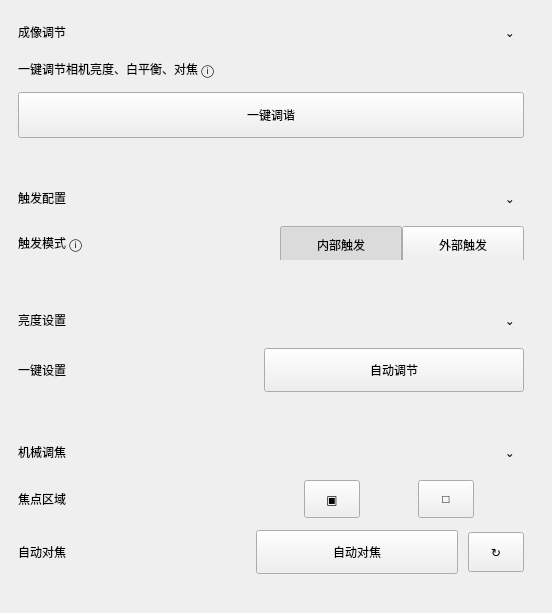
               <widget class="QWidget" name="basicParamsScrollContent">
                <property name="geometry">
                 <rect>
                  <x>0</x>
                  <y>0</y>
                  <width>552</width>
                  <height>613</height>
                 </rect>
                </property>
                <layout class="QVBoxLayout" name="verticalLayout_basicParamsContent">
                 <property name="spacing">
                  <number>10</number>
                 </property>
                 <property name="leftMargin">
                  <number>0</number>
                 </property>
                 <property name="topMargin">
                  <number>0</number>
                 </property>
                 <property name="rightMargin">
                  <number>10</number>
                 </property>
                 <property name="bottomMargin">
                  <number>0</number>
                 </property>
                 <item>
                  <widget class="QFrame" name="imagingAdjustCard">
                   <property name="frameShape">
                    <enum>QFrame::NoFrame</enum>
                   </property>
                   <property name="card" stdset="0">
                    <bool>true</bool>
                   </property>
                   <layout class="QVBoxLayout" name="verticalLayout_imagingAdjustCard">
                    <property name="spacing">
                     <number>14</number>
                    </property>
                    <property name="leftMargin">
                     <number>18</number>
                    </property>
                    <property name="topMargin">
                     <number>18</number>
                    </property>
                    <property name="rightMargin">
                     <number>18</number>
                    </property>
                    <property name="bottomMargin">
                     <number>18</number>
                    </property>
                    <item>
                     <widget class="QFrame" name="imagingAdjustCardHeaderFrame">
                      <property name="frameShape">
                       <enum>QFrame::NoFrame</enum>
                      </property>
                      <layout class="QHBoxLayout" name="horizontalLayout_imagingAdjustCardHeader">
                       <property name="spacing">
                        <number>0</number>
                       </property>
                       <property name="leftMargin">
                        <number>0</number>
                       </property>
                       <property name="topMargin">
                        <number>0</number>
                       </property>
                       <property name="rightMargin">
                        <number>0</number>
                       </property>
                       <property name="bottomMargin">
                        <number>0</number>
                       </property>
                       <item>
                        <widget class="QLabel" name="imagingAdjustCardTitleLabel">
                         <property name="text">
                          <string>成像调节</string>
                         </property>
                         <property name="cardTitle" stdset="0">
                          <bool>true</bool>
                         </property>
                        </widget>
                       </item>
                       <item>
                        <spacer name="horizontalSpacer_imagingAdjustCardHeader">
                         <property name="orientation">
                          <enum>Qt::Horizontal</enum>
                         </property>
                         <property name="sizeHint" stdset="0">
                          <size>
                           <width>40</width>
                           <height>20</height>
                          </size>
                         </property>
                        </spacer>
                       </item>
                       <item>
                        <widget class="QToolButton" name="imagingAdjustCardCollapseButton">
                         <property name="minimumSize">
                          <size>
                           <width>28</width>
                           <height>28</height>
                          </size>
                         </property>
                         <property name="text">
                          <string>⌄</string>
                         </property>
                         <property name="autoRaise">
                          <bool>true</bool>
                         </property>
                        </widget>
                       </item>
                      </layout>
                     </widget>
                    </item>
                    <item>
                     <widget class="QLabel" name="imagingAdjustHintLabel">
                      <property name="text">
                       <string>一键调节相机亮度、白平衡、对焦 ⓘ</string>
                      </property>
                      <property name="hint" stdset="0">
                       <bool>true</bool>
                      </property>
                     </widget>
                    </item>
                    <item>
                     <widget class="QPushButton" name="oneKeyTuneButton">
                      <property name="minimumSize">
                       <size>
                        <width>0</width>
                        <height>46</height>
                       </size>
                      </property>
                      <property name="text">
                       <string>一键调谐</string>
                      </property>
                      <property name="orangeButton" stdset="0">
                       <bool>true</bool>
                      </property>
                     </widget>
                    </item>
                   </layout>
                  </widget>
                 </item>
                 <item>
                  <widget class="QFrame" name="triggerConfigCard">
                   <property name="frameShape">
                    <enum>QFrame::NoFrame</enum>
                   </property>
                   <property name="card" stdset="0">
                    <bool>true</bool>
                   </property>
                   <layout class="QVBoxLayout" name="verticalLayout_triggerConfigCard">
                    <property name="spacing">
                     <number>14</number>
                    </property>
                    <property name="leftMargin">
                     <number>18</number>
                    </property>
                    <property name="topMargin">
                     <number>18</number>
                    </property>
                    <property name="rightMargin">
                     <number>18</number>
                    </property>
                    <property name="bottomMargin">
                     <number>18</number>
                    </property>
                    <item>
                     <widget class="QFrame" name="triggerConfigCardHeaderFrame">
                      <property name="frameShape">
                       <enum>QFrame::NoFrame</enum>
                      </property>
                      <layout class="QHBoxLayout" name="horizontalLayout_triggerConfigCardHeader">
                       <property name="spacing">
                        <number>0</number>
                       </property>
                       <property name="leftMargin">
                        <number>0</number>
                       </property>
                       <property name="topMargin">
                        <number>0</number>
                       </property>
                       <property name="rightMargin">
                        <number>0</number>
                       </property>
                       <property name="bottomMargin">
                        <number>0</number>
                       </property>
                       <item>
                        <widget class="QLabel" name="triggerConfigCardTitleLabel">
                         <property name="text">
                          <string>触发配置</string>
                         </property>
                         <property name="cardTitle" stdset="0">
                          <bool>true</bool>
                         </property>
                        </widget>
                       </item>
                       <item>
                        <spacer name="horizontalSpacer_triggerConfigCardHeader">
                         <property name="orientation">
                          <enum>Qt::Horizontal</enum>
                         </property>
                         <property name="sizeHint" stdset="0">
                          <size>
                           <width>40</width>
                           <height>20</height>
                          </size>
                         </property>
                        </spacer>
                       </item>
                       <item>
                        <widget class="QToolButton" name="triggerConfigCardCollapseButton">
                         <property name="minimumSize">
                          <size>
                           <width>28</width>
                           <height>28</height>
                          </size>
                         </property>
                         <property name="text">
                          <string>⌄</string>
                         </property>
                         <property name="autoRaise">
                          <bool>true</bool>
                         </property>
                        </widget>
                       </item>
                      </layout>
                     </widget>
                    </item>
                    <item>
                     <widget class="QFrame" name="basicTriggerFormFrame">
                      <property name="frameShape">
                       <enum>QFrame::NoFrame</enum>
                      </property>
                      <layout class="QGridLayout" name="gridLayout_basicTrigger">
                       <property name="leftMargin">
                        <number>0</number>
                       </property>
                       <property name="topMargin">
                        <number>0</number>
                       </property>
                       <property name="rightMargin">
                        <number>0</number>
                       </property>
                       <property name="bottomMargin">
                        <number>0</number>
                       </property>
                       <property name="horizontalSpacing">
                        <number>18</number>
                       </property>
                       <property name="verticalSpacing">
                        <number>12</number>
                       </property>
                       <item row="0" column="0">
                        <widget class="QLabel" name="triggerModeLabel">
                         <property name="text">
                          <string>触发模式 ⓘ</string>
                         </property>
                         <property name="formLabel" stdset="0">
                          <bool>true</bool>
                         </property>
                        </widget>
                       </item>
                       <item row="0" column="1">
                        <widget class="QFrame" name="triggerSegmentFrame">
                         <property name="minimumSize">
                          <size>
                           <width>212</width>
                           <height>34</height>
                          </size>
                         </property>
                         <property name="maximumSize">
                          <size>
                           <width>16777215</width>
                           <height>34</height>
                          </size>
                         </property>
                         <property name="frameShape">
                          <enum>QFrame::NoFrame</enum>
                         </property>
                         <property name="segmented" stdset="0">
                          <bool>true</bool>
                         </property>
                         <layout class="QHBoxLayout" name="horizontalLayout_triggerSegmentFrame">
                          <property name="spacing">
                           <number>0</number>
                          </property>
                          <property name="leftMargin">
                           <number>0</number>
                          </property>
                          <property name="topMargin">
                           <number>0</number>
                          </property>
                          <property name="rightMargin">
                           <number>0</number>
                          </property>
                          <property name="bottomMargin">
                           <number>0</number>
                          </property>
                          <item>
                           <widget class="QPushButton" name="internalTriggerButton">
                            <property name="minimumSize">
                             <size>
                              <width>106</width>
                              <height>38</height>
                             </size>
                            </property>
                            <property name="text">
                             <string>内部触发</string>
                            </property>
                            <property name="checkable">
                             <bool>true</bool>
                            </property>
                            <property name="checked">
                             <bool>true</bool>
                            </property>
                           </widget>
                          </item>
                          <item>
                           <widget class="QPushButton" name="externalTriggerButton">
                            <property name="minimumSize">
                             <size>
                              <width>106</width>
                              <height>38</height>
                             </size>
                            </property>
                            <property name="text">
                             <string>外部触发</string>
                            </property>
                            <property name="checkable">
                             <bool>true</bool>
                            </property>
                           </widget>
                          </item>
                         </layout>
                        </widget>
                       </item>
                      </layout>
                     </widget>
                    </item>
                   </layout>
                  </widget>
                 </item>
                 <item>
                  <widget class="QFrame" name="brightnessCard">
                   <property name="frameShape">
                    <enum>QFrame::NoFrame</enum>
                   </property>
                   <property name="card" stdset="0">
                    <bool>true</bool>
                   </property>
                   <layout class="QVBoxLayout" name="verticalLayout_brightnessCard">
                    <property name="spacing">
                     <number>14</number>
                    </property>
                    <property name="leftMargin">
                     <number>18</number>
                    </property>
                    <property name="topMargin">
                     <number>18</number>
                    </property>
                    <property name="rightMargin">
                     <number>18</number>
                    </property>
                    <property name="bottomMargin">
                     <number>18</number>
                    </property>
                    <item>
                     <widget class="QFrame" name="brightnessCardHeaderFrame">
                      <property name="frameShape">
                       <enum>QFrame::NoFrame</enum>
                      </property>
                      <layout class="QHBoxLayout" name="horizontalLayout_brightnessCardHeader">
                       <property name="spacing">
                        <number>0</number>
                       </property>
                       <property name="leftMargin">
                        <number>0</number>
                       </property>
                       <property name="topMargin">
                        <number>0</number>
                       </property>
                       <property name="rightMargin">
                        <number>0</number>
                       </property>
                       <property name="bottomMargin">
                        <number>0</number>
                       </property>
                       <item>
                        <widget class="QLabel" name="brightnessCardTitleLabel">
                         <property name="text">
                          <string>亮度设置</string>
                         </property>
                         <property name="cardTitle" stdset="0">
                          <bool>true</bool>
                         </property>
                        </widget>
                       </item>
                       <item>
                        <spacer name="horizontalSpacer_brightnessCardHeader">
                         <property name="orientation">
                          <enum>Qt::Horizontal</enum>
                         </property>
                         <property name="sizeHint" stdset="0">
                          <size>
                           <width>40</width>
                           <height>20</height>
                          </size>
                         </property>
                        </spacer>
                       </item>
                       <item>
                        <widget class="QToolButton" name="brightnessCardCollapseButton">
                         <property name="minimumSize">
                          <size>
                           <width>28</width>
                           <height>28</height>
                          </size>
                         </property>
                         <property name="text">
                          <string>⌄</string>
                         </property>
                         <property name="autoRaise">
                          <bool>true</bool>
                         </property>
                        </widget>
                       </item>
                      </layout>
                     </widget>
                    </item>
                    <item>
                     <widget class="QFrame" name="basicBrightnessFormFrame">
                      <property name="frameShape">
                       <enum>QFrame::NoFrame</enum>
                      </property>
                      <layout class="QGridLayout" name="gridLayout_basicBrightness">
                       <property name="leftMargin">
                        <number>0</number>
                       </property>
                       <property name="topMargin">
                        <number>0</number>
                       </property>
                       <property name="rightMargin">
                        <number>0</number>
                       </property>
                       <property name="bottomMargin">
                        <number>0</number>
                       </property>
                       <property name="horizontalSpacing">
                        <number>18</number>
                       </property>
                       <property name="verticalSpacing">
                        <number>12</number>
                       </property>
                       <item row="0" column="0">
                        <widget class="QLabel" name="autoAdjustLabel">
                         <property name="text">
                          <string>一键设置</string>
                         </property>
                         <property name="formLabel" stdset="0">
                          <bool>true</bool>
                         </property>
                        </widget>
                       </item>
                       <item row="0" column="1">
                        <widget class="QPushButton" name="autoAdjustButton">
                         <property name="minimumSize">
                          <size>
                           <width>260</width>
                           <height>44</height>
                          </size>
                         </property>
                         <property name="text">
                          <string>自动调节</string>
                         </property>
                         <property name="softButton" stdset="0">
                          <bool>true</bool>
                         </property>
                        </widget>
                       </item>
                      </layout>
                     </widget>
                    </item>
                   </layout>
                  </widget>
                 </item>
                 <item>
                  <widget class="QFrame" name="focusCard">
                   <property name="frameShape">
                    <enum>QFrame::NoFrame</enum>
                   </property>
                   <property name="card" stdset="0">
                    <bool>true</bool>
                   </property>
                   <layout class="QVBoxLayout" name="verticalLayout_focusCard">
                    <property name="spacing">
                     <number>14</number>
                    </property>
                    <property name="leftMargin">
                     <number>18</number>
                    </property>
                    <property name="topMargin">
                     <number>18</number>
                    </property>
                    <property name="rightMargin">
                     <number>18</number>
                    </property>
                    <property name="bottomMargin">
                     <number>18</number>
                    </property>
                    <item>
                     <widget class="QFrame" name="focusCardHeaderFrame">
                      <property name="frameShape">
                       <enum>QFrame::NoFrame</enum>
                      </property>
                      <layout class="QHBoxLayout" name="horizontalLayout_focusCardHeader">
                       <property name="spacing">
                        <number>0</number>
                       </property>
                       <property name="leftMargin">
                        <number>0</number>
                       </property>
                       <property name="topMargin">
                        <number>0</number>
                       </property>
                       <property name="rightMargin">
                        <number>0</number>
                       </property>
                       <property name="bottomMargin">
                        <number>0</number>
                       </property>
                       <item>
                        <widget class="QLabel" name="focusCardTitleLabel">
                         <property name="text">
                          <string>机械调焦</string>
                         </property>
                         <property name="cardTitle" stdset="0">
                          <bool>true</bool>
                         </property>
                        </widget>
                       </item>
                       <item>
                        <spacer name="horizontalSpacer_focusCardHeader">
                         <property name="orientation">
                          <enum>Qt::Horizontal</enum>
                         </property>
                         <property name="sizeHint" stdset="0">
                          <size>
                           <width>40</width>
                           <height>20</height>
                          </size>
                         </property>
                        </spacer>
                       </item>
                       <item>
                        <widget class="QToolButton" name="focusCardCollapseButton">
                         <property name="minimumSize">
                          <size>
                           <width>28</width>
                           <height>28</height>
                          </size>
                         </property>
                         <property name="text">
                          <string>⌄</string>
                         </property>
                         <property name="autoRaise">
                          <bool>true</bool>
                         </property>
                        </widget>
                       </item>
                      </layout>
                     </widget>
                    </item>
                    <item>
                     <widget class="QFrame" name="basicFocusFormFrame">
                      <property name="frameShape">
                       <enum>QFrame::NoFrame</enum>
                      </property>
                      <layout class="QGridLayout" name="gridLayout_basicFocus">
                       <property name="leftMargin">
                        <number>0</number>
                       </property>
                       <property name="topMargin">
                        <number>0</number>
                       </property>
                       <property name="rightMargin">
                        <number>0</number>
                       </property>
                       <property name="bottomMargin">
                        <number>0</number>
                       </property>
                       <property name="horizontalSpacing">
                        <number>18</number>
                       </property>
                       <property name="verticalSpacing">
                        <number>12</number>
                       </property>
                       <item row="0" column="0">
                        <widget class="QLabel" name="focusRegionLabel">
                         <property name="text">
                          <string>焦点区域</string>
                         </property>
                         <property name="formLabel" stdset="0">
                          <bool>true</bool>
                         </property>
                        </widget>
                       </item>
                       <item row="0" column="1">
                        <widget class="QFrame" name="focusRegionButtonsFrame">
                         <property name="frameShape">
                          <enum>QFrame::NoFrame</enum>
                         </property>
                         <layout class="QHBoxLayout" name="horizontalLayout_focusRegionButtons">
                          <property name="spacing">
                           <number>10</number>
                          </property>
                          <property name="leftMargin">
                           <number>0</number>
                          </property>
                          <property name="topMargin">
                           <number>0</number>
                          </property>
                          <property name="rightMargin">
                           <number>0</number>
                          </property>
                          <property name="bottomMargin">
                           <number>0</number>
                          </property>
                          <item>
                           <widget class="QToolButton" name="focusRegionAutoButton">
                            <property name="minimumSize">
                             <size>
                              <width>56</width>
                              <height>38</height>
                             </size>
                            </property>
                            <property name="text">
                             <string>▣</string>
                            </property>
                           </widget>
                          </item>
                          <item>
                           <widget class="QToolButton" name="focusRegionRectButton">
                            <property name="minimumSize">
                             <size>
                              <width>56</width>
                              <height>38</height>
                             </size>
                            </property>
                            <property name="text">
                             <string>□</string>
                            </property>
                           </widget>
                          </item>
                         </layout>
                        </widget>
                       </item>
                       <item row="1" column="0">
                        <widget class="QLabel" name="autoFocusLabel">
                         <property name="text">
                          <string>自动对焦</string>
                         </property>
                         <property name="formLabel" stdset="0">
                          <bool>true</bool>
                         </property>
                        </widget>
                       </item>
                       <item row="1" column="1">
                        <widget class="QFrame" name="autoFocusButtonsFrame">
                         <property name="frameShape">
                          <enum>QFrame::NoFrame</enum>
                         </property>
                         <layout class="QHBoxLayout" name="horizontalLayout_autoFocusButtons">
                          <property name="spacing">
                           <number>10</number>
                          </property>
                          <property name="leftMargin">
                           <number>0</number>
                          </property>
                          <property name="topMargin">
                           <number>0</number>
                          </property>
                          <property name="rightMargin">
                           <number>0</number>
                          </property>
                          <property name="bottomMargin">
                           <number>0</number>
                          </property>
                          <item>
                           <widget class="QPushButton" name="autoFocusButton">
                            <property name="minimumSize">
                             <size>
                              <width>202</width>
                              <height>44</height>
                             </size>
                            </property>
                            <property name="text">
                             <string>自动对焦</string>
                            </property>
                            <property name="softButton" stdset="0">
                             <bool>true</bool>
                            </property>
                           </widget>
                          </item>
                          <item>
                           <widget class="QToolButton" name="autoFocusResetButton">
                            <property name="minimumSize">
                             <size>
                              <width>56</width>
                              <height>40</height>
                             </size>
                            </property>
                            <property name="text">
                             <string>↻</string>
                            </property>
                           </widget>
                          </item>
                         </layout>
                        </widget>
                       </item>
                      </layout>
                     </widget>
                    </item>
                   </layout>
                  </widget>
                 </item>
                 <item>
                  <spacer name="verticalSpacer_basicParams">
                   <property name="orientation">
                    <enum>Qt::Vertical</enum>
                   </property>
                   <property name="sizeHint" stdset="0">
                    <size>
                     <width>20</width>
                     <height>20</height>
                    </size>
                   </property>
                  </spacer>
                 </item>
                </layout>
               </widget>
